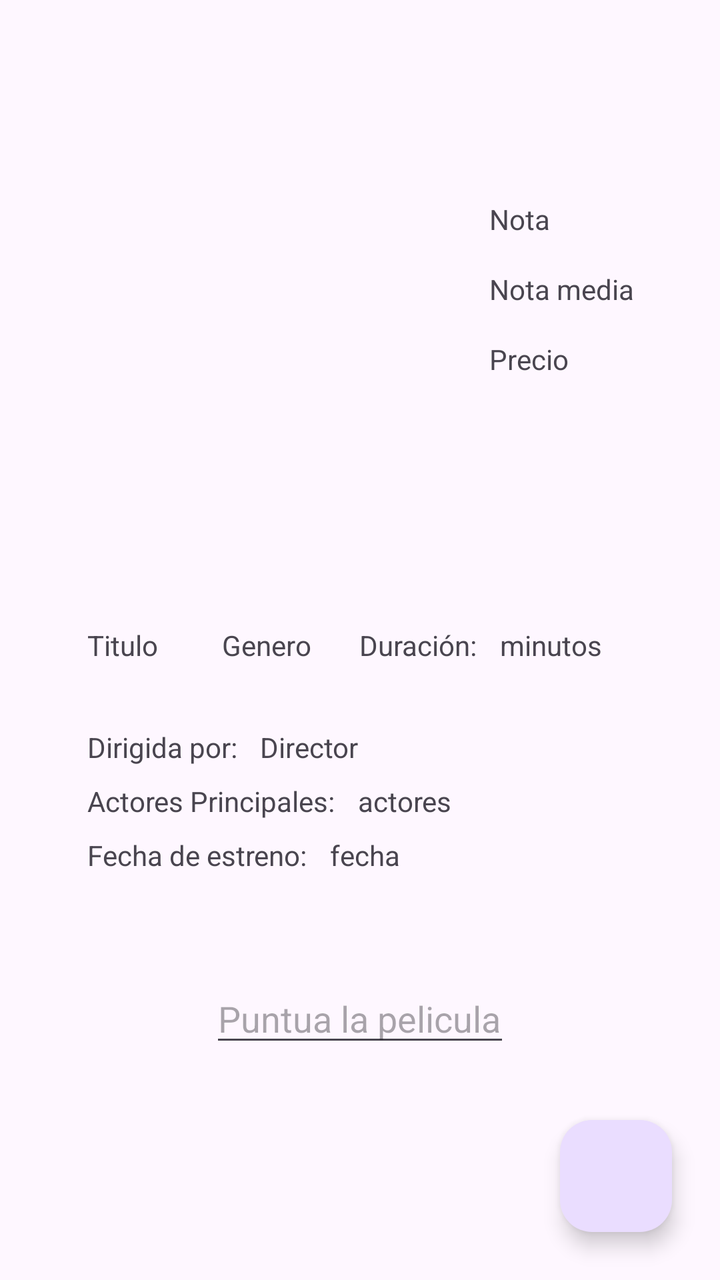
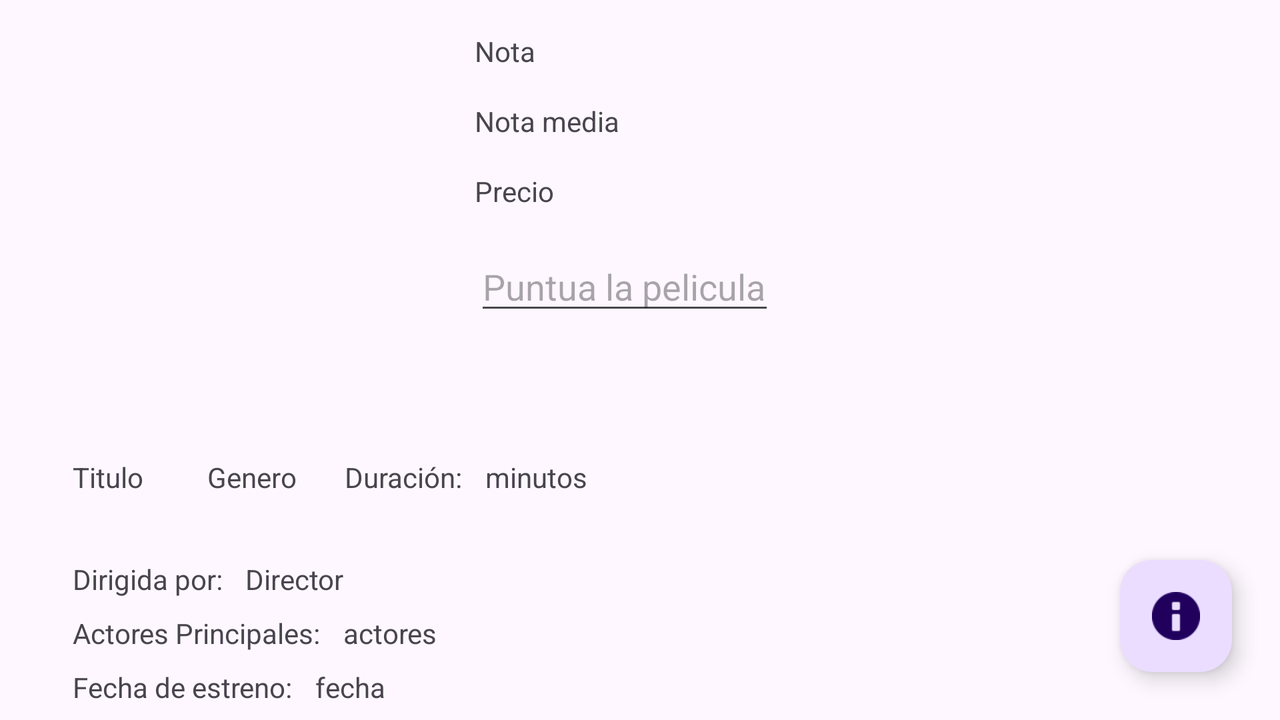

Two renders of one Android screen. The first uses the default layout on a phone; the second uses the alternative layout the repository ships for a different screen configuration, on a matching device. The two XML files are below.
<!-- AndroidManifest.xml: application theme Theme.Proyecto3EV_Cliente -->
<!-- res/layout/activity_vista_detallada.xml -->
<?xml version="1.0" encoding="utf-8"?>
<androidx.constraintlayout.widget.ConstraintLayout xmlns:android="http://schemas.android.com/apk/res/android"
    xmlns:app="http://schemas.android.com/apk/res-auto"
    xmlns:tools="http://schemas.android.com/tools"
    android:layout_width="match_parent"
    android:layout_height="match_parent">

    <ImageView
        android:id="@+id/imageViewPelicula"
        android:layout_width="185dp"
        android:layout_height="185dp"
        android:layout_marginTop="100dp"
        app:layout_constraintEnd_toEndOf="parent"
        app:layout_constraintHorizontal_bias="0.25"
        app:layout_constraintStart_toStartOf="parent"
        app:layout_constraintTop_toTopOf="parent"
        tools:srcCompat="@tools:sample/avatars" />

    <TextView
        android:id="@+id/textViewTituloDetailed"
        android:layout_width="wrap_content"
        android:layout_height="wrap_content"
        android:layout_marginTop="28dp"
        android:text="Titulo"
        app:layout_constraintStart_toStartOf="@+id/imageViewPelicula"
        app:layout_constraintTop_toBottomOf="@+id/imageViewPelicula" />

    <TextView
        android:id="@+id/textViewNotaDetailed"
        android:layout_width="wrap_content"
        android:layout_height="wrap_content"
        android:layout_marginStart="16dp"
        android:text="Nota"
        app:layout_constraintStart_toEndOf="@+id/imageViewPelicula"
        app:layout_constraintTop_toTopOf="@+id/imageViewPelicula" />

    <TextView
        android:id="@+id/textViewNotaMediaDetailed"
        android:layout_width="wrap_content"
        android:layout_height="wrap_content"
        android:layout_marginTop="16dp"
        android:text="Nota media"
        app:layout_constraintStart_toStartOf="@+id/textViewNotaDetailed"
        app:layout_constraintTop_toBottomOf="@+id/textViewNotaDetailed" />

    <TextView
        android:id="@+id/textViewPrecioDetailed"
        android:layout_width="wrap_content"
        android:layout_height="wrap_content"
        android:layout_marginTop="16dp"
        android:text="Precio"
        app:layout_constraintStart_toStartOf="@+id/textViewNotaMediaDetailed"
        app:layout_constraintTop_toBottomOf="@+id/textViewNotaMediaDetailed" />

    <TextView
        android:id="@+id/textViewGeneroDetailed"
        android:layout_width="wrap_content"
        android:layout_height="wrap_content"
        android:layout_marginStart="32dp"
        android:text="Genero"
        app:layout_constraintStart_toEndOf="@+id/textViewTituloDetailed"
        app:layout_constraintTop_toTopOf="@+id/textViewTituloDetailed" />

    <TextView
        android:id="@+id/textView6"
        android:layout_width="wrap_content"
        android:layout_height="wrap_content"
        android:layout_marginStart="24dp"
        android:text="Duración: "
        app:layout_constraintStart_toEndOf="@+id/textViewGeneroDetailed"
        app:layout_constraintTop_toTopOf="@+id/textViewGeneroDetailed" />

    <TextView
        android:id="@+id/textViewDuracionDetailed"
        android:layout_width="wrap_content"
        android:layout_height="wrap_content"
        android:layout_marginStart="8dp"
        android:text="minutos"
        app:layout_constraintStart_toEndOf="@+id/textView6"
        app:layout_constraintTop_toTopOf="@+id/textView6" />

    <TextView
        android:id="@+id/textView8"
        android:layout_width="wrap_content"
        android:layout_height="wrap_content"
        android:layout_marginTop="32dp"
        android:text="Dirigida por: "
        app:layout_constraintStart_toStartOf="@+id/textViewTituloDetailed"
        app:layout_constraintTop_toBottomOf="@+id/textViewTituloDetailed" />

    <TextView
        android:id="@+id/textViewDirectorDetailed"
        android:layout_width="wrap_content"
        android:layout_height="wrap_content"
        android:layout_marginStart="8dp"
        android:text="Director"
        app:layout_constraintStart_toEndOf="@+id/textView8"
        app:layout_constraintTop_toTopOf="@+id/textView8" />

    <TextView
        android:id="@+id/textView10"
        android:layout_width="wrap_content"
        android:layout_height="wrap_content"
        android:layout_marginTop="8dp"
        android:text="Actores Principales: "
        app:layout_constraintStart_toStartOf="@+id/textView8"
        app:layout_constraintTop_toBottomOf="@+id/textView8" />

    <TextView
        android:id="@+id/textViewActoresDetailed"
        android:layout_width="wrap_content"
        android:layout_height="wrap_content"
        android:layout_marginStart="8dp"
        android:text="actores"
        app:layout_constraintStart_toEndOf="@+id/textView10"
        app:layout_constraintTop_toTopOf="@+id/textView10" />

    <TextView
        android:id="@+id/textView12"
        android:layout_width="wrap_content"
        android:layout_height="wrap_content"
        android:layout_marginTop="8dp"
        android:text="Fecha de estreno: "
        app:layout_constraintStart_toStartOf="@+id/textView10"
        app:layout_constraintTop_toBottomOf="@+id/textView10" />

    <TextView
        android:id="@+id/textViewFechaDetailed"
        android:layout_width="wrap_content"
        android:layout_height="wrap_content"
        android:layout_marginStart="8dp"
        android:text="fecha"
        app:layout_constraintStart_toEndOf="@+id/textView12"
        app:layout_constraintTop_toTopOf="@+id/textView12" />

    <com.google.android.material.floatingactionbutton.FloatingActionButton
        android:id="@+id/buttonCarrito"
        android:layout_width="wrap_content"
        android:layout_height="wrap_content"
        android:layout_marginEnd="24dp"
        android:layout_marginBottom="24dp"
        android:clickable="true"
        app:layout_constraintBottom_toBottomOf="parent"
        app:layout_constraintEnd_toEndOf="parent"
        app:srcCompat="@drawable/carrito" />

    <EditText
        android:id="@+id/editTextNota"
        android:layout_width="150dp"
        android:layout_height="0dp"
        android:layout_marginTop="50dp"
        android:ems="10"
        android:hint="Puntua la pelicula"
        android:inputType="text"
        app:layout_constraintEnd_toEndOf="parent"
        app:layout_constraintStart_toStartOf="parent"
        app:layout_constraintTop_toBottomOf="@+id/textView12" />

</androidx.constraintlayout.widget.ConstraintLayout>
<!-- resources referenced by this layout -->
<resources>
  <!-- drawable carrito: webp bitmap (mipmap-hdpi, 1514 bytes) -->
  <style name="Theme.Proyecto3EV_Cliente" parent="Base.Theme.Proyecto3EV_Cliente" />
  <style name="Base.Theme.Proyecto3EV_Cliente" parent="Theme.Material3.DayNight.NoActionBar">
          
          
      </style>
</resources>
<!-- res/layout-land/activity_vista_detallada.xml (the repository's variant of the layout above) -->
<!-- drawn on the phone turned sideways -->
<?xml version="1.0" encoding="utf-8"?>
<androidx.constraintlayout.widget.ConstraintLayout xmlns:android="http://schemas.android.com/apk/res/android"
    xmlns:app="http://schemas.android.com/apk/res-auto"
    xmlns:tools="http://schemas.android.com/tools"
    android:layout_width="match_parent"
    android:layout_height="match_parent">

    <ImageView
        android:id="@+id/imageViewPelicula"
        android:layout_width="185dp"
        android:layout_height="185dp"
        android:layout_marginTop="16dp"
        app:layout_constraintEnd_toEndOf="parent"
        app:layout_constraintHorizontal_bias="0.08"
        app:layout_constraintStart_toStartOf="parent"
        app:layout_constraintTop_toTopOf="parent"
        tools:srcCompat="@tools:sample/avatars" />

    <TextView
        android:id="@+id/textViewTituloDetailed"
        android:layout_width="wrap_content"
        android:layout_height="wrap_content"
        android:layout_marginTop="28dp"
        android:text="Titulo"
        app:layout_constraintStart_toStartOf="@+id/imageViewPelicula"
        app:layout_constraintTop_toBottomOf="@+id/imageViewPelicula" />

    <TextView
        android:id="@+id/textViewNotaDetailed"
        android:layout_width="wrap_content"
        android:layout_height="wrap_content"
        android:layout_marginStart="16dp"
        android:text="Nota"
        app:layout_constraintStart_toEndOf="@+id/imageViewPelicula"
        app:layout_constraintTop_toTopOf="@+id/imageViewPelicula" />

    <TextView
        android:id="@+id/textViewNotaMediaDetailed"
        android:layout_width="wrap_content"
        android:layout_height="wrap_content"
        android:layout_marginTop="16dp"
        android:text="Nota media"
        app:layout_constraintStart_toStartOf="@+id/textViewNotaDetailed"
        app:layout_constraintTop_toBottomOf="@+id/textViewNotaDetailed" />

    <TextView
        android:id="@+id/textViewPrecioDetailed"
        android:layout_width="wrap_content"
        android:layout_height="wrap_content"
        android:layout_marginTop="16dp"
        android:text="Precio"
        app:layout_constraintStart_toStartOf="@+id/textViewNotaMediaDetailed"
        app:layout_constraintTop_toBottomOf="@+id/textViewNotaMediaDetailed" />

    <TextView
        android:id="@+id/textViewGeneroDetailed"
        android:layout_width="wrap_content"
        android:layout_height="wrap_content"
        android:layout_marginStart="32dp"
        android:text="Genero"
        app:layout_constraintStart_toEndOf="@+id/textViewTituloDetailed"
        app:layout_constraintTop_toTopOf="@+id/textViewTituloDetailed" />

    <TextView
        android:id="@+id/textView6"
        android:layout_width="wrap_content"
        android:layout_height="wrap_content"
        android:layout_marginStart="24dp"
        android:text="Duración: "
        app:layout_constraintStart_toEndOf="@+id/textViewGeneroDetailed"
        app:layout_constraintTop_toTopOf="@+id/textViewGeneroDetailed" />

    <TextView
        android:id="@+id/textViewDuracionDetailed"
        android:layout_width="wrap_content"
        android:layout_height="wrap_content"
        android:layout_marginStart="8dp"
        android:text="minutos"
        app:layout_constraintStart_toEndOf="@+id/textView6"
        app:layout_constraintTop_toTopOf="@+id/textView6" />

    <TextView
        android:id="@+id/textView8"
        android:layout_width="wrap_content"
        android:layout_height="wrap_content"
        android:layout_marginTop="32dp"
        android:text="Dirigida por: "
        app:layout_constraintStart_toStartOf="@+id/textViewTituloDetailed"
        app:layout_constraintTop_toBottomOf="@+id/textViewTituloDetailed" />

    <TextView
        android:id="@+id/textViewDirectorDetailed"
        android:layout_width="wrap_content"
        android:layout_height="wrap_content"
        android:layout_marginStart="8dp"
        android:text="Director"
        app:layout_constraintStart_toEndOf="@+id/textView8"
        app:layout_constraintTop_toTopOf="@+id/textView8" />

    <TextView
        android:id="@+id/textView10"
        android:layout_width="wrap_content"
        android:layout_height="wrap_content"
        android:layout_marginTop="8dp"
        android:text="Actores Principales: "
        app:layout_constraintStart_toStartOf="@+id/textView8"
        app:layout_constraintTop_toBottomOf="@+id/textView8" />

    <TextView
        android:id="@+id/textViewActoresDetailed"
        android:layout_width="wrap_content"
        android:layout_height="wrap_content"
        android:layout_marginStart="8dp"
        android:text="actores"
        app:layout_constraintStart_toEndOf="@+id/textView10"
        app:layout_constraintTop_toTopOf="@+id/textView10" />

    <TextView
        android:id="@+id/textView12"
        android:layout_width="wrap_content"
        android:layout_height="wrap_content"
        android:layout_marginTop="8dp"
        android:text="Fecha de estreno: "
        app:layout_constraintStart_toStartOf="@+id/textView10"
        app:layout_constraintTop_toBottomOf="@+id/textView10" />

    <TextView
        android:id="@+id/textViewFechaDetailed"
        android:layout_width="wrap_content"
        android:layout_height="wrap_content"
        android:layout_marginStart="8dp"
        android:text="fecha"
        app:layout_constraintStart_toEndOf="@+id/textView12"
        app:layout_constraintTop_toTopOf="@+id/textView12" />

    <com.google.android.material.floatingactionbutton.FloatingActionButton
        android:id="@+id/buttonCarrito"
        android:layout_width="wrap_content"
        android:layout_height="wrap_content"
        android:layout_marginEnd="24dp"
        android:layout_marginBottom="24dp"
        android:clickable="true"
        app:layout_constraintBottom_toBottomOf="parent"
        app:layout_constraintEnd_toEndOf="parent"
        app:srcCompat="@android:drawable/ic_dialog_info" />

    <EditText
        android:id="@+id/editTextNota"
        android:layout_width="150dp"
        android:layout_height="0dp"
        android:layout_marginTop="16dp"
        android:ems="10"
        android:hint="Puntua la pelicula"
        android:inputType="text"
        app:layout_constraintEnd_toEndOf="parent"
        app:layout_constraintHorizontal_bias="0.0"
        app:layout_constraintStart_toStartOf="@+id/textViewPrecioDetailed"
        app:layout_constraintTop_toBottomOf="@+id/textViewPrecioDetailed" />

</androidx.constraintlayout.widget.ConstraintLayout>
<!-- resources referenced by the variant -->
<!-- as the phone turned sideways resolves them -->
<resources>
  <style name="Theme.Proyecto3EV_Cliente" parent="Base.Theme.Proyecto3EV_Cliente" />
  <style name="Base.Theme.Proyecto3EV_Cliente" parent="Theme.Material3.DayNight.NoActionBar">
          
          
      </style>
</resources>
